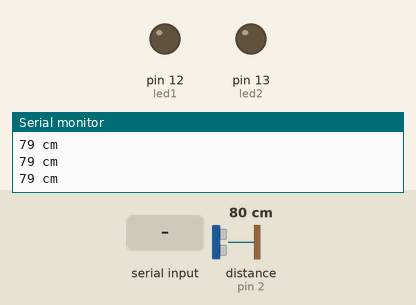
Bench run of a sketch on a simulated Arduino Uno, built with avr-gcc and run on an emulated ATmega328P. On the bench: output pins drawn as LEDs (lit = HIGH), the last lines printed to the serial monitor. Wiring (inferred from the names in the program): ultrasonic range finder: trigger pin 3; echo pin 2. The inputs (shaded band) are chosen by the test bench; at power-on: distance to the obstacle (sensor on pin 2) 80 cm. The echo pulse lasts 58.3 µs per cm; pins used as bus, display or sensor lines are not drawn.

Above: at 1.3 s.
1.4 s: distance to the obstacle (sensor on pin 2) set to 27 cm
2.9 s: distance to the obstacle (sensor on pin 2) set to 23 cm
At 3.4 s:
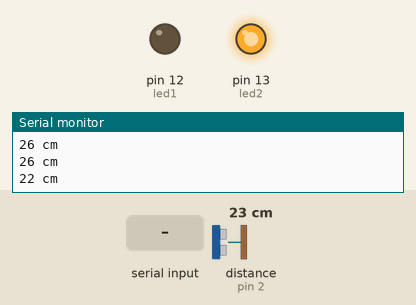
5.9 s: "1" received over the second serial link
At 6.5 s:
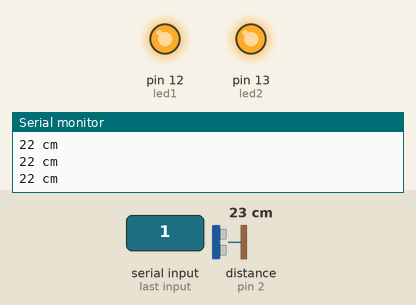
8.9 s: "0" received over the second serial link
At 9.6 s:
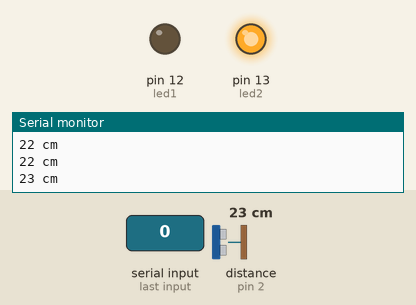
11.9 s: distance to the obstacle (sensor on pin 2) set to 35 cm
At 13.1 s:
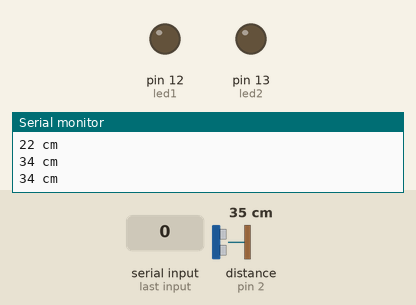
Timing chart, 0 to 14.7 s (numbered marks = the images above; inputs shaded):
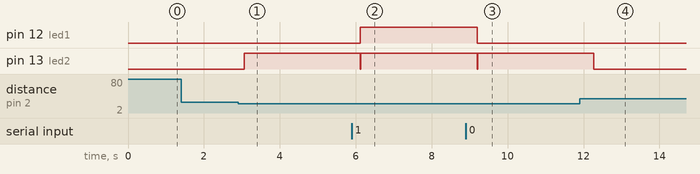

The sketch:

ultraSonic_Bluetooth.ino
```cpp
#include <SoftwareSerial.h>

#define trigPin 3
#define echoPin 2
#define led1 12
#define led2 13

char val;
int duration, distance;
SoftwareSerial Genotronex(10, 11); // RX, TX
int BluetoothData; // the data given from Computer
long previousMillis = 0;        // will store last time LED was updated
// the follow variables is a long because the time, measured in miliseconds,
// will quickly become a bigger number than can be stored in an int.
long interval = 1000;           // interval at which to blink (milliseconds)
int ledState = LOW;             // ledState used to set the LED
long Counter=0; // counter will increase every 1 second

void setup(){
  Serial.begin(9600);
  pinMode(trigPin, OUTPUT);
  pinMode(led1, OUTPUT);
  pinMode(led2, OUTPUT);
  pinMode(echoPin, INPUT);
  Genotronex.begin(9600);
  Genotronex.println("Bluetooth On please wait....");
  //Genotronex.println("Bluetooth On please press 1 or 0 blink LED ..");
}

void loop(){
 /*
  // put your main code here, to run repeatedly:
  unsigned long currentMillis = millis();

  if(currentMillis - previousMillis > interval) {
    // save the last time you blinked the LED
    previousMillis = currentMillis;
     Counter+=1;

    Genotronex.println(Counter);

    // if the LED is off turn it on and vice-versa:
    if (ledState == LOW)
      ledState = HIGH;
    else
      ledState = LOW;

    // set the LED with the ledState of the variable:
    digitalWrite(led1, ledState);
  }
 */
// put your main code here, to run repeatedly:
   if (Genotronex.available()){
BluetoothData=Genotronex.read();
   if(BluetoothData=='1'){   // if number 1 pressed ....
   digitalWrite(led1,1);
   Genotronex.println("LED ON ! ");
   }
  if (BluetoothData=='0'){// if number 0 pressed ....
  digitalWrite(led1,0);
   Genotronex.println("LED Off ! ");
  }
}
 /* if( Serial.available() )       // if data is available to read
  {
    val = Serial.read();         // read it and store it in 'val'
  }
  if( val == 'H' )               // if 'H' was received
  {
    digitalWrite(led1, HIGH);  // turn ON the LED
  } else {
    digitalWrite(led1, LOW);   // otherwise turn it OFF
  }
  */
  digitalWrite(trigPin, HIGH);
  delayMicroseconds(1000);
  digitalWrite(trigPin, LOW);
  duration = pulseIn(echoPin, HIGH);
  distance = (duration/2) / 29.1;
  Serial.print(distance);
  Serial.println(" cm");
  if(distance < 25){
    digitalWrite(led2, HIGH);
    Genotronex.print(distance);
    Genotronex.println(" cm");
  }
  delay(500);
  digitalWrite(led2, LOW);
}
```

Measured:
- the behaviour switches between 26 and 25 cm on distance to the obstacle (sensor on pin 2) (found by bisection; images 0 and 1)
- after the input at 2.9 s, pin 13 (led2): LOW → HIGH after 0.16 s
- after the input at 5.9 s, pin 12 (led1): LOW → HIGH after 0.22 s; pin 13 (led2): HIGH → LOW after 0.22 s, → HIGH 0.01 s later
- after the input at 8.9 s, pin 12 (led1): HIGH → LOW after 0.30 s; pin 13 (led2): HIGH → LOW after 0.30 s, → HIGH 0.02 s later
- after the input at 11.9 s, pin 13 (led2): HIGH → LOW after 0.37 s
